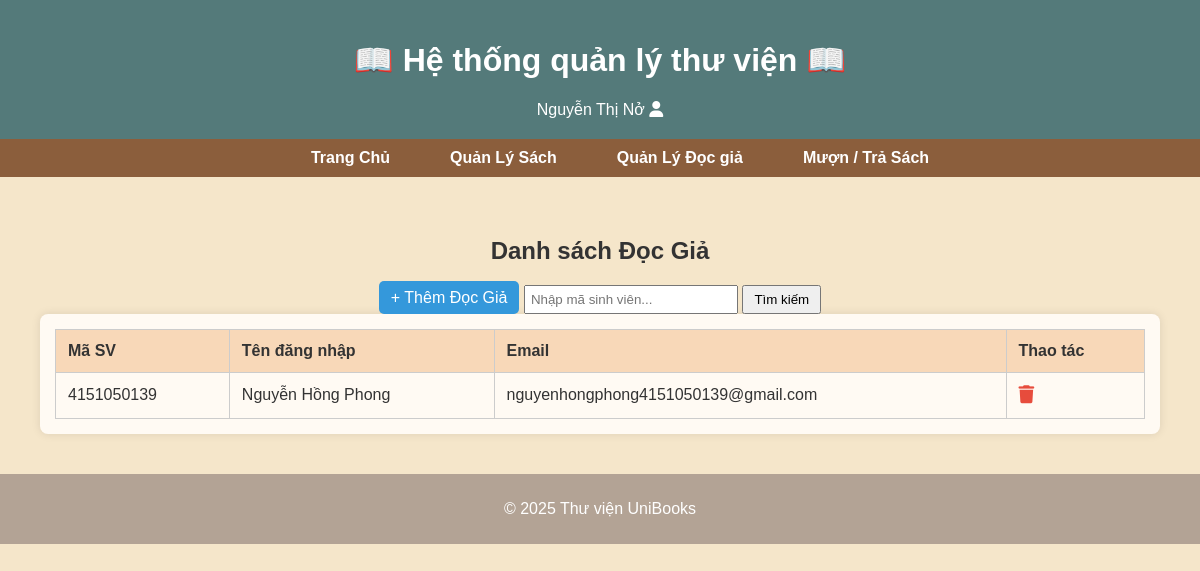
The page /users/user_list.php (signed in) on the database as committed earlier.
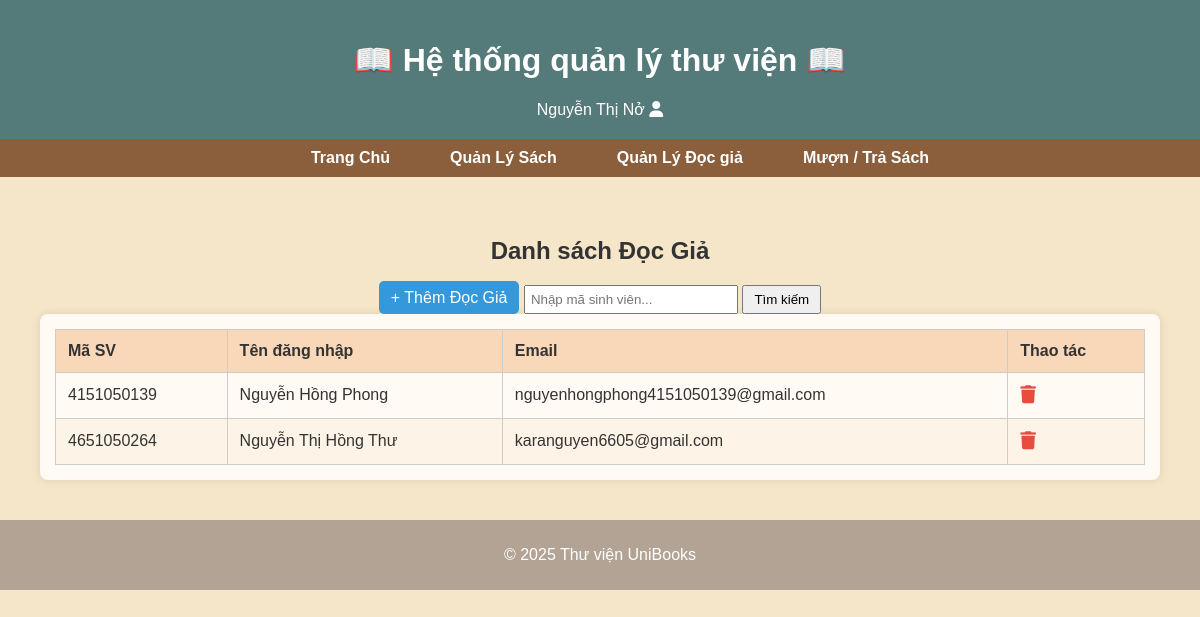
The same page on the database as committed later.
### tables this page shows
CREATE TABLE `users` (
  `masv` varchar(10) NOT NULL,
  `username` varchar(50) NOT NULL,
  `password` varchar(255) NOT NULL,
  `email` varchar(100) DEFAULT NULL,
  `role` enum('user','admin') NOT NULL DEFAULT 'user',
  `created_at` datetime DEFAULT current_timestamp()
);

### users/user_list.php (the view, shortened to what this page needs)
<?php
require_once '../database/db.php';
include("../includes/header.php");
include("../includes/nav.php");
$keyword = $_GET['keyword'] ?? '';
$search_field = $_GET['search_field'] ?? 'masv';
if ($keyword !== '') {
    $sql = "SELECT * FROM users WHERE role = 'user' AND $search_field LIKE :keyword";
    $stmt = $pdo->prepare($sql);
    $stmt->execute(['keyword' => "%$keyword%"]);
} else {
    $stmt = $pdo->query("SELECT * FROM users WHERE role = 'user'");
}
$users = $stmt->fetchAll();
?>
<main>
    <link rel="stylesheet" href="../assets/users.css">
    <link rel="stylesheet" href="https://cdnjs.cloudflare.com/ajax/libs/font-awesome/6.5.0/css/all.min.css">
    <h2>Danh sách Đọc Giả</h2>
    <a href="user_add.php" class="btn btn-success" style="margin-bottom: 15px;">+ Thêm Đọc Giả</a>
    <form method="GET" action="" style="display: inline-block; vertical-align: middle;">
        <input type="text" name="keyword" placeholder="Nhập mã sinh viên..." value="<?= htmlspecialchars($keyword) ?>" style="padding: 5px; width: 200px;">
        <button type="submit" style="padding: 5px 10px;">Tìm kiếm</button>
    </form>
    <div class="table-container">
        <table class="table">
            <thead>
                <tr>
                    <th>Mã SV</th>
                    <th>Tên đăng nhập</th>
                    <th>Email</th>
                    <th>Thao tác</th>
                </tr>
            </thead>
            <tbody>
                <?php foreach ($users as $row): ?>
                    <tr>
                        <td><?= htmlspecialchars($row['masv']) ?></td>
                        <td><?= htmlspecialchars($row['username']) ?></td>
                        <td><?= htmlspecialchars($row['email']) ?></td>
                        <td class="action-icons">
                            <a href="user_delete.php?masv=<?= urlencode($row['masv']) ?>" class="delete-icon" title="Xóa" onclick="return confirm('Bạn có chắc muốn xóa người dùng này không?');">
                                <i class="fa fa-trash"></i>
                            </a>
                        </td>
                    </tr>
                <?php endforeach; ?>
            </tbody>
        </table>
    </div>
</main>
<?php include("../includes/footer.php"); ?>

Rows that differ between the two databases and show on the page:
added users: masv "4651050264", username "Nguyễn Thị Hồng Thư", email "karanguyen6605@gmail.com"
